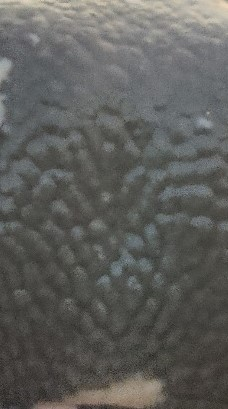
#> input picture muzzles/co88_1c.jpg, 228 x 409 px, found by its file name
$ python new3.py
#> lines starting #> are read from the running program, lines starting #| are printed output that depends on the picture
import math
import cv2
import os
import numpy as np


# DETECTING COLOUR FROM THE IMAGE
def color_detect(image_path):
    # Load the image
    image = cv2.imread(image_path)
#> image is the input picture: shape (409, 228, 3); mean B, G, R 91.5, 94.5, 94.5

    # Define the coordinates of the pixel you want to sample
    x, y = 200, 250


    # Get the BGR color of the specified pixel
    pixel_color = image[y, x]
#> pixel_color = [65, 70, 71]

    # Convert BGR to RGB
    rgb_color = (pixel_color[2], pixel_color[1], pixel_color[0])
#> rgb_color = (71, 70, 65)

    # Define the ranges for different colors
    color_ranges = {
        'Black': ((0, 0, 0), (85, 85, 85)),
        'Brown': ((86, 86, 86), (170, 170, 170)),
        'Pink': ((171, 171, 171), (255, 255, 255))
    }

    # Function to calculate Euclidean distance between two points in 3D space
    def euclidean_distance(point1, point2):
        return math.sqrt(sum((x - y) ** 2 for x, y in zip(point1, point2)))

    # Initialize variables to track closest color and distance
    closest_color = None
    closest_distance = float('inf')

    # Find the closest color
    for color, (lower, upper) in color_ranges.items():
        # Calculate the center of the color range
        center = [(lower[i] + upper[i]) / 2 for i in range(3)]
        # Calculate the distance between the value and the center of the color range
        distance = euclidean_distance(rgb_color, center)
        # Update closest color if this color is closer
        if distance < closest_distance:
            closest_distance = distance
            closest_color = color
#> this loop made 3 passes
#> (distance, closest_distance) on pass 1: (45.55, 45.55)
#> distance on passes 2 to 3: 102.9, 250
#> after the loop, closest_color = 'Black'; closest_distance = 45.55

    # print(f"The closest color to the rgb_color {rgb_color} is {closest_color}.")

    return print(closest_color)
#| Black


# MAKING EDGE DETECTING FILES
def edge_detect(image_path, destination_folder):
#> called with destination_folder = 'E:\\AI\\Extra\\gitCheck\\main\\testfolder/'
    try:
        # Specify the filename of the image you want to process
        filename_to_process = os.path.basename(image_path)

        # Load the image
        image = cv2.imread(image_path, cv2.IMREAD_GRAYSCALE)
#> image: shape (409, 228); min 17, max 217, mean 94.1

        if image is None:
            raise Exception(f"Error: Unable to read the image at '{image_path}'")

        # Apply median filter for noise removal
        image_filtered = cv2.medianBlur(image, 5)  # Adjust kernel size as needed

        # Perform Canny edge detection on the filtered image
        edges = cv2.Canny(image_filtered, threshold1=5, threshold2=10)
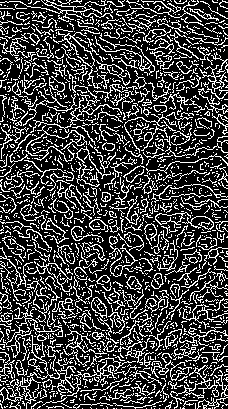
#> edges: shape (409, 228); 25.6% white in thin lines or dots

        # Construct the full path to the destination image
        destination_image_path = os.path.join(destination_folder, filename_to_process)

        # Save the edge-detected image to the destination folder
        cv2.imwrite(destination_image_path, edges)

        # print("Edge detection complete. Edge-detected image is saved in:", destination_folder)
        return destination_image_path

    except Exception as e:
        print(f"Error: {e}")
        return None


def match_template_in_folders(root_folder, destination_folder, color, threshold=0.85):
    # Check if the color is in the colors dictionary
    if color not in colors:
        print(f"Error: Color '{color}' not found in the colors dictionary.")
        return

    # Get the list of folders for the specified color
    folders_for_color = colors[color]

    # Get the template image path from the provided template folder path
    template_image_path = None
    for filename in os.listdir(destination_folder):
        if filename.endswith(('.jpg', '.jpeg', '.png')):  # Adjust file extensions as needed
            template_image_path = os.path.join(destination_folder, filename)
            break

    if template_image_path is None:
        print(f"Error: No template image found in the provided template folder.")
        return

    # Read the template image
    template = cv2.imread(template_image_path, cv2.IMREAD_GRAYSCALE)
    if template is None:
        print(f"Error: Unable to read the template image.")
        return

    # Iterate through folders in the root directory
    for folder_name in os.listdir(root_folder):
        folder_path = os.path.join(root_folder, folder_name)

        if os.path.isdir(folder_path) and folder_name in folders_for_color:
            print(f"Processing folder: {folder_name}")

            # Iterate through images in the folder
            for img_filename in os.listdir(folder_path):
                if img_filename.endswith(('.jpg', '.jpeg', '.png')):  # Adjust file extensions as needed
                    image_path = os.path.join(folder_path, img_filename)

                    # Read the main image
                    main_image = cv2.imread(image_path, cv2.IMREAD_GRAYSCALE)
                    if main_image is None:
                        print(f"Error: Unable to read the main image {image_path}")
                        continue  # Skip to the next image

                    # Resize the template to match the dimensions of the main image
                    template_resized = cv2.resize(template, (main_image.shape[1], main_image.shape[0]))

                    # Convert the main image to CV_32F for matching
                    main_image = main_image.astype(np.float32)

                    # Convert the template to CV_32F for matching
                    template_resized = template_resized.astype(np.float32)

                    # Match the resized template using cv2.matchTemplate
                    result = cv2.matchTemplate(main_image, template_resized, cv2.TM_CCOEFF_NORMED)

                    # Get the maximum correlation coefficient
                    max_val = np.max(result)

                    # If match is found above the threshold, print the result
                    if max_val >= threshold:
                        print(f"Pattern matched in folder: {folder_name} (Image: {img_filename}, Match Percentage: {max_val * 100}%)")


# Dictionary of color patterns
colors = {
    "Black": ["co89", "co88", "co87"],
    "Brown": ["co90", "co91", "co92"],
    "Pink": ["co93", "co94", "co95"]
}


image_path = r'E:/AI/Extra/gitCheck/main/muzzles/co88_1c.jpg'
destination_folder = r'E:\AI\Extra\gitCheck\main\testfolder/'
root_folder_path = r"E:\AI\Extra\gitCheck\main\muzzles\destination_folder/"
# color_to_search = "Black"
color_to_search = color_detect(image_path)
# color_detect(image_path)
edge_detect(image_path,destination_folder)
match_template_in_folders(root_folder_path, destination_folder, color_to_search)
